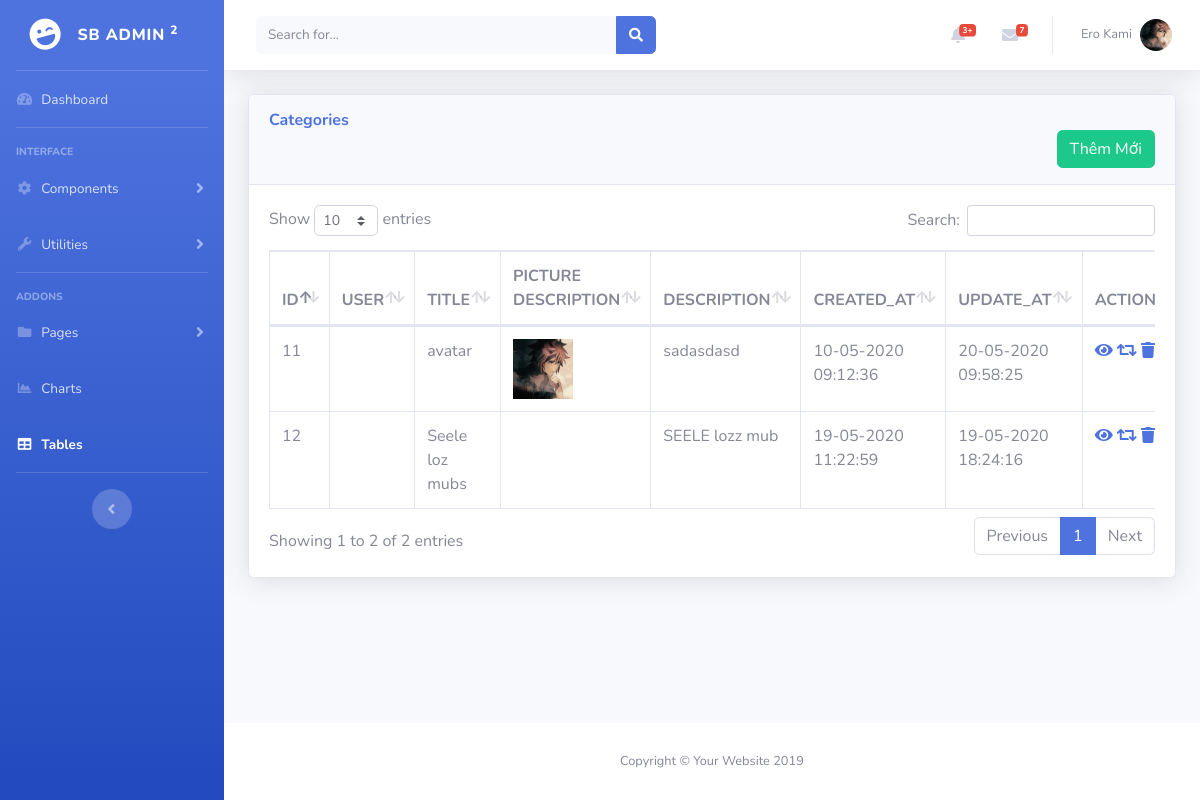
The page /mvc/index.php on the database its author committed.
### tables this page shows
CREATE TABLE `categories` (
  `id` int(11) NOT NULL,
  `names` varchar(255) NOT NULL,
  `title` varchar(100) NOT NULL,
  `pic_des` varchar(100) NOT NULL,
  `description` varchar(100) NOT NULL,
  `created_at` timestamp NOT NULL DEFAULT current_timestamp(),
  `update_at` datetime DEFAULT NULL
);

### mvc/controllers/Controller.php (called while the page is built, shortened)
<?php
class Controller {
    public function render($file, $variables = []) {
        extract($variables);
        require_once $file;
        $render_view = ob_get_clean();
        return $render_view;
    }
}

### mvc/controllers/CategoryController.php (called while the page is built, shortened)
<?php
require_once 'controllers/Controller.php';
require_once 'models/Category.php';
class CategoryController  extends Controller
{
    public function index () {
        $news_model = New Category();
        $categories = $news_model ->GetAllNews();
        $this->content = $this->render('views/categories/index.php',[
            'categories' => $categories,
        ]);
        require_once 'views/layouts/main.php';
    }
}

### mvc/index.php (called while the page is built, shortened)
<?php
$action = isset ($_GET['action']) ? $_GET['action'] : 'index' ;
$object = New $controller;
$object->$action();
?>

### mvc/models/Category.php (called while the page is built, shortened)
<?php
class Category extends Model
{
    public function GetAllNews () {
        $connection = $this->connectDB();;
        $obj_select = $connection->prepare("SELECT * FROM categories");
        $obj_select ->execute();
        $news = $obj_select->fetchAll(PDO::FETCH_ASSOC);
        return $news;
    }
}

### mvc/views/categories/index.php (the view, shortened to what this page needs)
<div class="container-fluid">
    <div class="card shadow mb-4">
    <div class="card-header py-3">
        <h6 class="m-0 font-weight-bold text-primary">Categories</h6>
        <div style="text-align: right"><button  class="btn btn-success"><a style="color: white" href="index.php?action=create">Thêm Mới</a></button></div>
    </div>
    <div class="card-body">
    <div class="table-responsive">
    <table class="table table-bordered" id="dataTable" width="100%" cellspacing="0">
        <thead>
            <tr>
                <th>ID</th>
                <th>USER</th>
                <th>TITLE</th>
                <th>PICTURE DESCRIPTION</th>
                <th>DESCRIPTION</th>
                <th>CREATED_AT</th>
                <th>UPDATE_AT</th>
                <th>ACTION</th>
            </tr>
        </thead>
        <tbody>
        <?php if (empty($categories)) :?>
            <tr>
                <td colspan="7">Không có bản ghi nào</td>
            </tr>
        <?php else:?>
            <?php foreach ($categories AS $category) :?>
                <tr>
                    <td><?php echo $category['id']?></td>
                    <td><?php echo $category['user']?></td>
                    <td><?php echo $category['title']?></td>
                    <td><img src="assets/upload/<?php echo $category['pic_des']?>" alt="" width="60"></td>
                    <td><?php echo $category['description']?></td>
                    <td><?php
                        echo date("d-m-Y H:i:s",strtotime($category['created_at']));
                        ?></td>
                    <td><?php if (isset ($category['update_at'])) {
                            echo date("d-m-Y H:i:s",strtotime($category['update_at']));
                        } ?></td>
                    <td>
                        <a  href="index.php?id=<?php echo $category['id']?>&action=detail"><i class="fa fa-eye" aria-hidden="true"></i></a>
                        <a  href="index.php?id=<?php echo $category['id']?>&action=update"><i class="fa fa-retweet" aria-hidden="true"></i></a>
                        <a  href="index.php?id=<?php echo $category['id']?>&action=delete" onclick="return confirm('Bạn có chắc chắn muốn xóa bản ghi này')"><i class="fa fa-trash" aria-hidden="true"></i></a>
                    </td>
                </tr>
            <?php endforeach;?>
            <?php endif;?>
    </tbody>
    </table>
    </div>
    </div>
    </div>
</div>

### mvc/views/layouts/main.php (shortened to what this page needs)
<!DOCTYPE html>
<html lang="en">
<head>
    <link href="assets/vendor/fontawesome-free/css/all.min.css" rel="stylesheet" type="text/css">
    <link href="assets/css/sb-admin-2.min.css" rel="stylesheet">
    <link href="assets/vendor/datatables/dataTables.bootstrap4.min.css" rel="stylesheet">
</head>
<body id="page-top">
<div id="wrapper">
    <?php require_once 'sidebar.php'?>
    <div id="content-wrapper" class="d-flex flex-column">
        <div id="content">
        <?php require_once 'topbar.php'?>
        <?php echo $this->content?>
        </div>
        <?php require_once 'footer.php'?>
    </div>
</div>

### mvc/views/layouts/sidebar.php (shortened to what this page needs)
<ul class="navbar-nav bg-gradient-primary sidebar sidebar-dark accordion" id="accordionSidebar">
    <a class="sidebar-brand d-flex align-items-center justify-content-center" href="index.html">
        <div class="sidebar-brand-icon rotate-n-15">
            <i class="fas fa-laugh-wink"></i>
        </div>
        <div class="sidebar-brand-text mx-3">SB Admin <sup>2</sup></div>
    </a>
    <hr class="sidebar-divider my-0">
    <li class="nav-item">
        <a class="nav-link" href="index.html">
            <i class="fas fa-fw fa-tachometer-alt"></i>
            <span>Dashboard</span></a>
    </li>
    <hr class="sidebar-divider">
    <div class="sidebar-heading">
        Interface
    </div>
    <li class="nav-item">
        <a class="nav-link collapsed" href="#" data-toggle="collapse" data-target="#collapseTwo" aria-expanded="true" aria-controls="collapseTwo">
            <i class="fas fa-fw fa-cog"></i>
            <span>Components</span>
        </a>
    </li>
    <li class="nav-item">
        <a class="nav-link collapsed" href="#" data-toggle="collapse" data-target="#collapseUtilities" aria-expanded="true" aria-controls="collapseUtilities">
            <i class="fas fa-fw fa-wrench"></i>
            <span>Utilities</span>
        </a>
    </li>
    <hr class="sidebar-divider">
    <div class="sidebar-heading">
        Addons
    </div>
    <li class="nav-item">
        <a class="nav-link collapsed" href="#" data-toggle="collapse" data-target="#collapsePages" aria-expanded="true" aria-controls="collapsePages">
            <i class="fas fa-fw fa-folder"></i>
            <span>Pages</span>
        </a>
    </li>
    <li class="nav-item">
        <a class="nav-link" href="charts.html">
            <i class="fas fa-fw fa-chart-area"></i>
            <span>Charts</span></a>
    </li>
    <li class="nav-item active">
        <a class="nav-link" href="index.php">
            <i class="fas fa-fw fa-table"></i>
            <span>Tables</span></a>
    </li>
    <hr class="sidebar-divider d-none d-md-block">
    <div class="text-center d-none d-md-inline">
        <button class="rounded-circle border-0" id="sidebarToggle"></button>
    </div>
</ul>

### mvc/views/layouts/topbar.php (shortened to what this page needs)
<nav class="navbar navbar-expand navbar-light bg-white topbar mb-4 static-top shadow">
    <form class="d-none d-sm-inline-block form-inline mr-auto ml-md-3 my-2 my-md-0 mw-100 navbar-search">
        <div class="input-group">
            <input type="text" class="form-control bg-light border-0 small" placeholder="Search for..." aria-label="Search" aria-describedby="basic-addon2">
            <div class="input-group-append">
                <button class="btn btn-primary" type="button">
                    <i class="fas fa-search fa-sm"></i>
                </button>
            </div>
        </div>
    </form>
    <ul class="navbar-nav ml-auto">
        <li class="nav-item dropdown no-arrow mx-1">
            <a class="nav-link dropdown-toggle" href="#" id="alertsDropdown" role="button" data-toggle="dropdown" aria-haspopup="true" aria-expanded="false">
                <i class="fas fa-bell fa-fw"></i>
                <span class="badge badge-danger badge-counter">3+</span>
            </a>
        </li>
        <li class="nav-item dropdown no-arrow mx-1">
            <a class="nav-link dropdown-toggle" href="#" id="messagesDropdown" role="button" data-toggle="dropdown" aria-haspopup="true" aria-expanded="false">
                <i class="fas fa-envelope fa-fw"></i>
                <span class="badge badge-danger badge-counter">7</span>
            </a>
        </li>
        <li class="nav-item dropdown no-arrow">
            <a class="nav-link dropdown-toggle" href="#" id="userDropdown" role="button" data-toggle="dropdown" aria-haspopup="true" aria-expanded="false">
                <span class="mr-2 d-none d-lg-inline text-gray-600 small">Ero Kami</span>
                <img class="img-profile rounded-circle" src="assets/img/avatar.jpg">
            </a>
        </li>
    </ul>
</nav>

### mvc/views/layouts/footer.php (shortened to what this page needs)
<footer class="sticky-footer bg-white">
    <div class="container my-auto">
        <div class="copyright text-center my-auto">
            <span>Copyright &copy; Your Website 2019</span>
        </div>
    </div>
</footer>

### rows shown on the page
categories: id "11", title "avatar", pic_des (picture), description "sadasdasd", created_at "10-05-2020 09:12:36", update_at "20-05-2020 09:58:25"
categories: id "12", title "Seele loz mubs", description "SEELE lozz mub", created_at "19-05-2020 11:22:59", update_at "19-05-2020 18:24:16"
